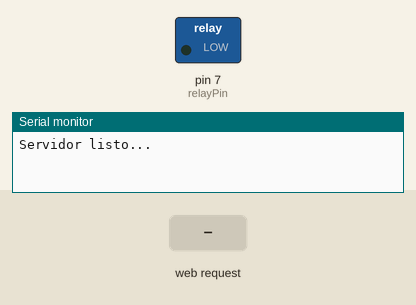
Bench run of a sketch on a simulated Arduino Uno, built for the host (arithmetic inside an expression is 32-bit, double 64-bit). On the bench: switched loads named in the sketch (green lamp = pin HIGH), the last lines printed to the serial monitor. The test bench sets the inputs (shaded band). WiFi joins after 1.5 s; servers stay silent unless stated.

Above: at 1.2 s.
1.3 s: HTTP request GET /open received
At 2.4 s:
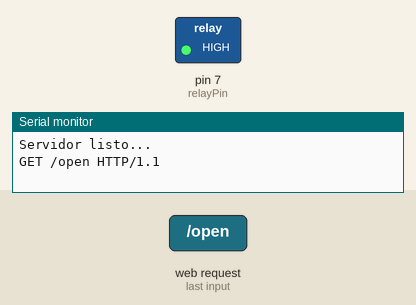
Timing chart, 0 to 5.8 s (numbered marks = the images above; inputs shaded):
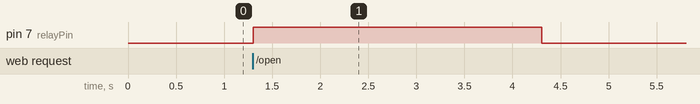

The sketch:

arduino.ino
```cpp
#include <SPI.h>
#include <Ethernet.h>

// ---- Configuración de red (debe coincidir con RF_ARDUINO_URL en el PC) ----
byte mac[] = { 0xDE, 0xAD, 0xBE, 0xEF, 0xFE, 0xED };
IPAddress ip(10, 50, 4, 205);   // IP fija del Arduino (cambiar según su red)
EthernetServer server(80);

// ---- Relé ----
const int relayPin = 7;
const unsigned long OPEN_TIME_MS = 3000;  // tiempo que permanece abierta la puerta

// ---- Seguridad ----
// Si no está vacío, la petición debe incluir ?token=<TOKEN>.
// Use letras y números y el mismo valor en la variable RF_ARDUINO_TOKEN del PC.
const char TOKEN[] = "";

bool relayOn = false;
unsigned long relayStart = 0;

void setup() {
  pinMode(relayPin, OUTPUT);
  digitalWrite(relayPin, LOW);  // El relé empieza apagado

  Ethernet.begin(mac, ip);
  server.begin();

  Serial.begin(9600);
  Serial.println(F("Servidor listo..."));
}

bool tokenValido(const String &requestLine) {
  if (strlen(TOKEN) == 0) return true;
  String needle = String("token=") + TOKEN;
  int i = requestLine.indexOf(needle);
  if (i < 0) return false;
  char next = requestLine.charAt(i + needle.length());
  return next == ' ' || next == '&' || next == 0;  // coincidencia exacta
}

void responder(EthernetClient &client, int code, const __FlashStringHelper *msg) {
  client.print(F("HTTP/1.1 "));
  client.print(code);
  client.println(code == 200 ? F(" OK") : F(" Error"));
  client.println(F("Content-Type: text/plain"));
  client.println(F("Connection: close"));
  client.println();
  client.println(msg);
}

void loop() {
  // Cierra el relé sin bloquear el servidor (antes se usaba delay(3000)).
  if (relayOn && millis() - relayStart >= OPEN_TIME_MS) {
    digitalWrite(relayPin, LOW);
    relayOn = false;
    Serial.println(F("Puerta cerrada."));
  }

  EthernetClient client = server.available();
  if (!client) return;

  String requestLine = "";
  bool firstLineDone = false;
  bool lineBlank = true;
  unsigned long t0 = millis();

  while (client.connected() && millis() - t0 < 2000) {
    if (!client.available()) continue;
    char c = client.read();

    if (!firstLineDone) {
      if (c == '\n') firstLineDone = true;
      else if (c != '\r' && requestLine.length() < 120) requestLine += c;
    }

    if (c == '\n' && lineBlank) {  // fin de las cabeceras HTTP: responder
      Serial.println(requestLine);
      if (!requestLine.startsWith("GET /open")) {
        responder(client, 404, F("No encontrado."));
      } else if (!tokenValido(requestLine)) {
        responder(client, 403, F("Token invalido."));
      } else {
        digitalWrite(relayPin, HIGH);
        relayOn = true;
        relayStart = millis();
        responder(client, 200, F("Puerta abierta."));
      }
      break;
    }
    if (c == '\n') lineBlank = true;
    else if (c != '\r') lineBlank = false;
  }
  delay(1);
  client.stop();
}
```

Measured:
- after the input at 1.3 s, pin 7 (relayPin): LOW → HIGH at once, → LOW 3.0 s later
